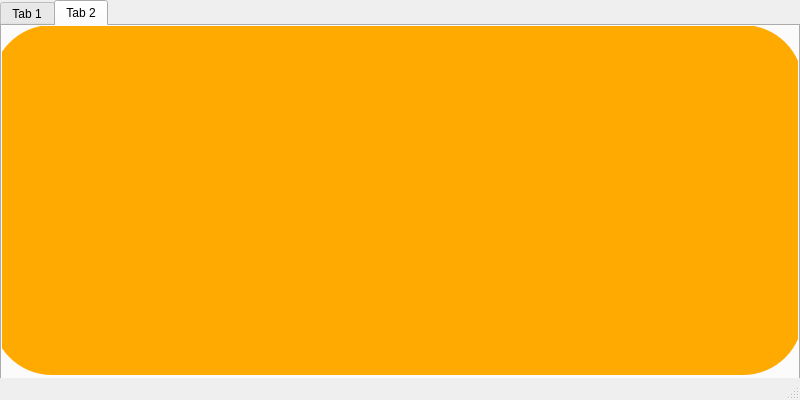
<?xml version="1.0" encoding="UTF-8"?>
<ui version="4.0">
 <class>MainWindow</class>
 <widget class="QMainWindow" name="MainWindow">
  <property name="geometry">
   <rect>
    <x>0</x>
    <y>0</y>
    <width>800</width>
    <height>400</height>
   </rect>
  </property>
  <property name="minimumSize">
   <size>
    <width>800</width>
    <height>400</height>
   </size>
  </property>
  <property name="maximumSize">
   <size>
    <width>800</width>
    <height>400</height>
   </size>
  </property>
  <property name="windowTitle">
   <string>MainWindow</string>
  </property>
  <widget class="QWidget" name="centralwidget">
   <property name="contextMenuPolicy">
    <enum>Qt::NoContextMenu</enum>
   </property>
   <widget class="QTabWidget" name="content">
    <property name="geometry">
     <rect>
      <x>0</x>
      <y>0</y>
      <width>800</width>
      <height>589</height>
     </rect>
    </property>
    <property name="sizePolicy">
     <sizepolicy hsizetype="Fixed" vsizetype="Fixed">
      <horstretch>0</horstretch>
      <verstretch>0</verstretch>
     </sizepolicy>
    </property>
    <property name="currentIndex">
     <number>1</number>
    </property>
    <widget class="QWidget" name="page1">
     <attribute name="title">
      <string>Tab 1</string>
     </attribute>
     <widget class="QFrame" name="page_content">
      <property name="geometry">
       <rect>
        <x>0</x>
        <y>0</y>
        <width>800</width>
        <height>540</height>
       </rect>
      </property>
      <property name="sizePolicy">
       <sizepolicy hsizetype="Maximum" vsizetype="Maximum">
        <horstretch>0</horstretch>
        <verstretch>0</verstretch>
       </sizepolicy>
      </property>
      <property name="contextMenuPolicy">
       <enum>Qt::ActionsContextMenu</enum>
      </property>
      <property name="autoFillBackground">
       <bool>false</bool>
      </property>
      <property name="styleSheet">
       <string notr="true">background-color: rgb(0, 170, 255);</string>
      </property>
      <property name="frameShape">
       <enum>QFrame::NoFrame</enum>
      </property>
      <property name="frameShadow">
       <enum>QFrame::Raised</enum>
      </property>
      <property name="lineWidth">
       <number>0</number>
      </property>
      <widget class="QWidget" name="verticalLayoutWidget">
       <property name="geometry">
        <rect>
         <x>210</x>
         <y>60</y>
         <width>160</width>
         <height>80</height>
        </rect>
       </property>
       <layout class="QVBoxLayout" name="verticalLayout">
        <item>
         <widget class="QFrame" name="frame">
          <property name="frameShape">
           <enum>QFrame::StyledPanel</enum>
          </property>
          <property name="frameShadow">
           <enum>QFrame::Raised</enum>
          </property>
         </widget>
        </item>
        <item>
         <widget class="QPushButton" name="pushButton">
          <property name="text">
           <string>PushButton</string>
          </property>
         </widget>
        </item>
        <item>
         <widget class="QPushButton" name="pushButton_2">
          <property name="text">
           <string>PushButton</string>
          </property>
         </widget>
        </item>
       </layout>
      </widget>
     </widget>
    </widget>
    <widget class="QWidget" name="page2">
     <attribute name="title">
      <string>Tab 2</string>
     </attribute>
     <widget class="QFrame" name="page_content_2">
      <property name="geometry">
       <rect>
        <x>-10</x>
        <y>-1</y>
        <width>811</width>
        <height>350</height>
       </rect>
      </property>
      <property name="sizePolicy">
       <sizepolicy hsizetype="Maximum" vsizetype="Maximum">
        <horstretch>0</horstretch>
        <verstretch>0</verstretch>
       </sizepolicy>
      </property>
      <property name="maximumSize">
       <size>
        <width>16777215</width>
        <height>350</height>
       </size>
      </property>
      <property name="autoFillBackground">
       <bool>false</bool>
      </property>
      <property name="styleSheet">
       <string notr="true">background-color: rgb(255, 170, 0);
border-radius: 60px;</string>
      </property>
      <property name="frameShape">
       <enum>QFrame::NoFrame</enum>
      </property>
      <property name="frameShadow">
       <enum>QFrame::Raised</enum>
      </property>
     </widget>
    </widget>
   </widget>
  </widget>
  <widget class="QStatusBar" name="statusbar"/>
 </widget>
 <resources/>
 <connections/>
</ui>
